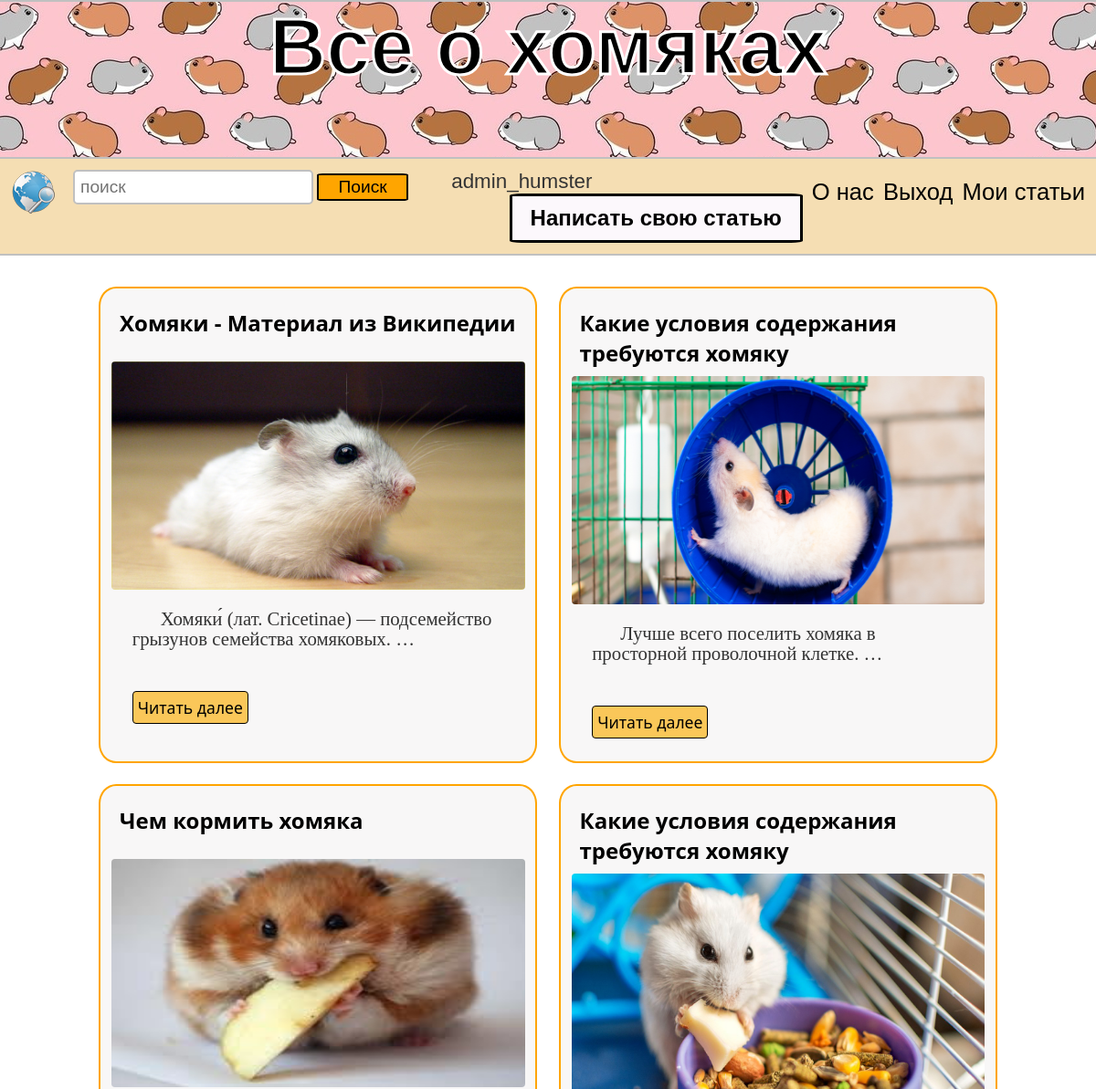
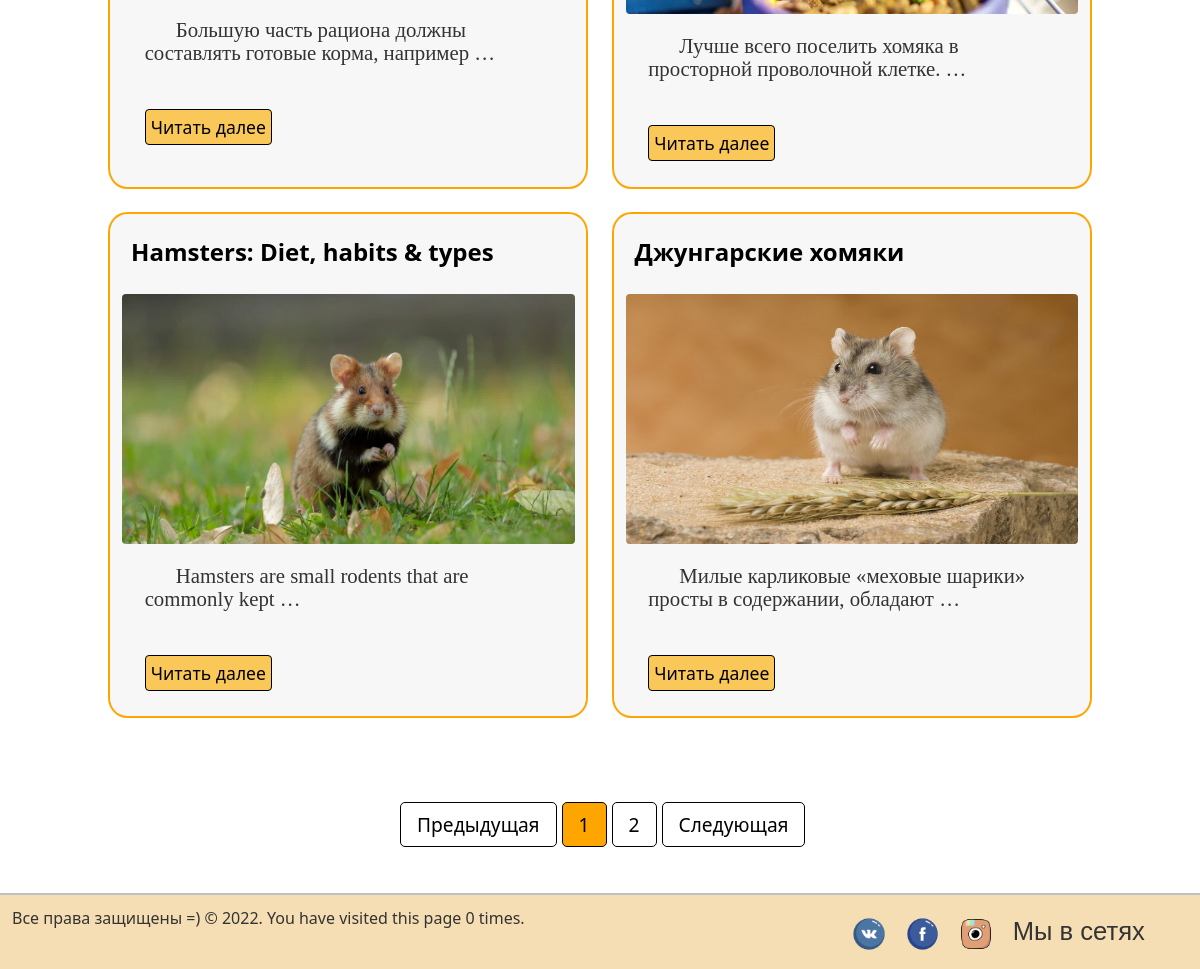
The app's page / (signed in) with its own data (2 pictures, top to bottom).
### myblog/models.py (models this page shows, shortened)
class Post(models.Model):
    title = models.CharField(max_length=200)
    url = models.SlugField(null=False, unique=True)
    content = models.TextField()
    image = models.ImageField()
    created_at = models.DateField(default=timezone.now)
    author = models.ForeignKey(User, on_delete=models.CASCADE)

### myblog/views.py (the view)
# urls.py: path('', MainView.as_view(), name='index'),
class MainView(View):
    def get(self, request, *args, **kwargs):
        posts = Post.objects.get_queryset().order_by('-created_at')
        paginator = Paginator(posts, 6)
        page_number = request.GET.get('page')
        page_obj = paginator.get_page(page_number)
        num_visits = request.session.get('num_visits', 0)
        request.session['num_visits'] = num_visits + 1
        return render(request, 'myblog/index.html', context={
            'page_obj': page_obj, 'num_visits':num_visits
        })

### myblog/templates/myblog/index.html (shortened to what this page needs)
{% extends './base.html' %}
{% load static %}
{% block content %}
	<div class="wrapper">
		<div class="articles">
			{% for post in page_obj %}
			<div class="article">
					<div class="content">
						<div class="title">
							<h4>{{ post.title|safe }}</h4>
						</div>
						<img src="media/{{ post.image }}" title="Humster picture">
						<p>{{ post.content|truncatewords:8 }}</p>
					</div>
					<a href="{% url 'post_detail' slug=post.url %}">Читать далее</a>
			</div>
			{% endfor %}
		</div>
	</div>
	{% endblock content %}
{% block pagination %}
    <div class="pagin_div">
        <nav class="pagination">
        <ul class="pagination">
            {% if page_obj.has_previous %}
                <a class="" href="?page={{ page_obj.previous_page_number }}" tabindex="-1">Предыдущая</a>
            {% else %}
                <li><a href="#" tabindex="-1">Предыдущая</a></li>
            {% endif %}
            {% for i in page_obj.paginator.page_range %}
                {% if i == page_obj.number %}
                    <li><a href="?page={{ i }}" class="sr-only">{{ i }}</a></li>
                {% else %}
                    <li><a href="?page={{ i }}" >{{ i }}</a></li>
                {% endif %}
            {% endfor %}
        {% if page_obj.has_next %}
            <a class="next" href="?page={{ page_obj.next_page_number }}">Следующая</a>
        {% else %}
            <li class="next"><a href="#">Следующая</a></li>
        {% endif %}
        </ul>
    </nav>
    </div>
    <br>
{% endblock %}

### myblog/templates/myblog/block/navbar.html
{% load static %}
<div id="page-wrap">
		<header>
			<div class="left">
			    <a class="left" href="{% url 'index' %}" title="На главную" id="logo"><img src="{% static 'img/main.png' %}"></a>
			    <form class="left" action="{% url 'search_results' %}" method="get">
					<input type="text" class="field" placeholder="поиск" name="q"/>
		  			<button class="search_button" type="submit">Поиск</button>
				</form>
			</div>
            {% if user.is_authenticated %}
                <span class="signin_login">{{ user }}</span>
                <a href="{% url 'my_articles' %}"><span class="right">Мои статьи</span></a>
                <a href="{% url 'signout' %}"><span class="right">Выход</span></a>
            {% else %}
			    <a href="{% url 'signup' %}"><span class="right">Регистрация</span></a>
				<a href="{% url 'signin' %}"><span class="right">Войти</span></a>
            {% endif %}
                <a href="{% url 'about' %}"><span class="right">О нас</span></a>
				<a href="{% url 'write_article' %}" class="write_article"><h2>Написать свою статью</h2></a>
		</header>
	</div>

### myblog/static/css/style.css (style rules this page uses)
* { margin: 0; padding: 0; outline: none; }
html { height: 100%; }
body { width: 100%; height: 100%; color: #333; background-color: f7f7f7; font-size: 1em; font-family: "Segoe UI", sans-serif; }
a { color: black; text-decoration: none; transition: all.6s ease; -moz-transition: all.6s ease; }
.left { float: left; }
.right { margin-top: 10px; float: right; font-size: 1.6em; font-family: Comic Sans MS, sans-serif; margin-left: 10px; }
header, footer { width: 98%; background-color: wheat; min-height: 50px; float: left; }
header { position:sticky; border-bottom: 2px solid silver; padding: 1%; }
#logo { font-size: 2em; font-family: Comic Sans MS, sans-serif; }
input[type=text].field { border-radius: 5px; border: 2px solid silver; padding: 6px; margin-left: 20px; min-height: 15px; font-size: 1.2em; }
.wrapper { margin-top: 3%; padding: 1%; margin-bottom: 3%; }
.wrapper .articles { width: 100%; margin: 0px 2%; margin-left: auto; margin-right: auto; display: flex; justify-content: center; flex-wrap: wrap; }
li { list-style-type: none; }
.wrapper .articles .article { margin: 1%; min-width: 320px; max-width: 480px; border: 2px solid orange; padding: 1%; box-sizing: border-box; border-radius: 4%; background-color: #F8F7F7; height: auto; }
.wrapper .articles .article img { width: 100%; height: 250px; border-radius: 4px 4px 4px 4px; margin-bottom: 10px; }
.wrapper .articles .article p { margin-left: 5%; width: 90%; text-indent: 1.5em; padding-top: 6px; font-family: Verdana fantasy; line-height: 110%; font-size: 1.3em; min-height: 90px; }
.wrapper .articles .article .content .title { font-weight: normal; font-size: 1.5em; color: black; margin: 2%; min-height: 50px; }
.wrapper .articles .article a { padding: 5px; background-color: #FAC759; margin-left: 5%; margin-bottom: 3%; border-radius: 4px; float: left; border: 1px solid black; font-size: 1.1em; }
#page-wrap { min-height: 4%; margin-bottom: 10px; height: 10%; }
.write_article { border: 3px solid black; border-radius: 4%; padding: 10px 20px; background-color: #FCF8FC; float: right; font-size: 1em; font-family: Comic Sans MS, sans-serif; margin-left: 10px; }
#page-wrap:after { content: ""; display: block; }
.search_button { width: 100px; border: 2px solid black; background: orange; border-radius: 6%; cursor: pointer; font-family: Comic Sans MS, sans-serif; font-size: 1.2em; min-height: 15px; padding: 2px; }
.signin_login { margin-left: 4%; font-family: Comic Sans MS, sans-serif; font-size: 1.4em; }
.pagin_div { width: 400px; margin-left: auto; margin-right: auto; padding-top: 2%; padding-bottom: 2%; }
.pagination { display: flex; column-gap: 5px; }
.pagination a { color: black; float: left; padding: 8px 16px; text-decoration: none; border: 1px solid black; border-radius: 5px; font-size: 1.2em; }
.pagination .sr-only { background: orange; }

### records on screen
Post: title "Хомяки - Материал из Википедии", image (picture), content "Хомяки́ (лат. Cricetinae) — подсемейство грызунов семейства хомяковых. …"
Post: title "Какие условия содержания требуются хомяку", image (picture), content "Лучше всего поселить хомяка в просторной проволочной клетке. …"
Post: title "Чем кормить хомяка", image (picture), content "Большую часть рациона должны составлять готовые корма, например …"
Post: title "Какие условия содержания требуются хомяку", image (picture), content "Лучше всего поселить хомяка в просторной проволочной клетке. …"
Post: title "Hamsters: Diet, habits & types", image (picture), content "Hamsters are small rodents that are commonly kept …"
Post: title "Джунгарские хомяки", image (picture), content "Милые карликовые «меховые шарики» просты в содержании, обладают …"

### other values on screen
{{ user }} "admin_humster"
{{ i }} "1"
{{ i }} "2"
{{ num_visits }} "0"
